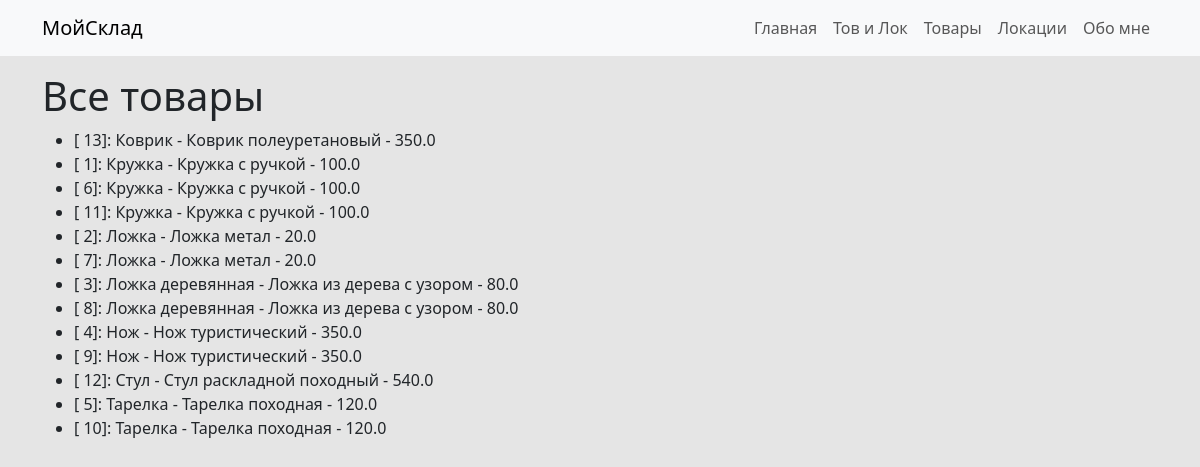
The page /products on the database as committed earlier.
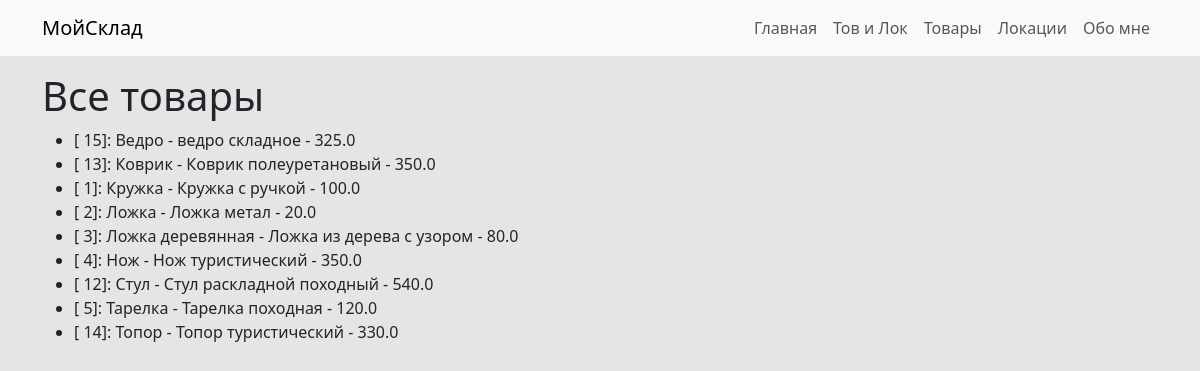
The same page on the database as committed later.
### model.py (models this page shows)
class Base(DeclarativeBase):
    pass

class Products(Base):
    __tablename__ = 'products'
    id: Mapped[int] = mapped_column(primary_key=True, nullable=False, unique=True, autoincrement=True)
    name: Mapped[str]
    description: Mapped[str]
    price: Mapped[float]

### main.py (the view)
@app.route('/products')
def getrpoducts():
    products = db.session.execute(db.select(Products).order_by(Products.name)).scalars()
    return render_template('products.html', products=products)

### templates/products.html (shortened to what this page needs)
{% extends 'base.html' %}
{% block content %}
<h1>Все товары</h1>
<ul>
{% for product in products %}
    <li>[ {{product.id }}]: {{ product.name }} - {{ product.description }} - {{ product.price }}</li>
{% endfor %}
</ul>
{% endblock %}

### templates/base.html (shortened to what this page needs)
<!DOCTYPE html>
<html lang="ru">
<head>
    <link href="https://cdn.jsdelivr.net/npm/bootstrap@5.3.3/dist/css/bootstrap.min.css" rel="stylesheet">
    <link rel="stylesheet" href="https://cdnjs.cloudflare.com/ajax/libs/font-awesome/4.7.0/css/font-awesome.min.css">
    <link rel="stylesheet" href="{{ url_for('static', filename='custom.css') }}">
</head>
<body>
<nav class="navbar navbar-expand-lg navbar-light bg-light">
    <div class="container">
        <a class="navbar-brand" href="#">МойСклад</a>
        <div class="collapse navbar-collapse justify-content-end"
             id="navbarNav">
            <ul class="navbar-nav">
                <li class="nav-item">
                    <a class="nav-link" href="/all">Главная</a>
                </li>
                <li class="nav-item">
                    <a class="nav-link" href="/addtostore">Тов и Лок</a>
                </li>
                <li class="nav-item">
                    <a class="nav-link" href="/addprod">Товары</a>
                </li>
                <li class="nav-item">
                    <a class="nav-link" href="/addloc">Локации</a>
                </li>
                <li class="nav-item">
                    <a class="nav-link" href="#">Обо мне</a>
                </li>
            </ul>
        </div>
    </div>
</nav>
<div class="container my-3">
    {% block content %}
    {% endblock %}
</div>
</body>
</html>

### static/custom.css (style rules this page uses)
body { background-color: #e5e5e5; }

Rows that differ between the two databases and show on the page:
removed Products: id "6", name "Кружка", description "Кружка с ручкой", price "100.0"
removed Products: id "11", name "Кружка", description "Кружка с ручкой", price "100.0"
removed Products: id "7", name "Ложка", description "Ложка метал", price "20.0"
removed Products: id "8", name "Ложка деревянная", description "Ложка из дерева с узором", price "80.0"
removed Products: id "9", name "Нож", description "Нож туристический", price "350.0"
removed Products: id "10", name "Тарелка", description "Тарелка походная", price "120.0"
added Products: id "15", name "Ведро", description "ведро складное", price "325.0"
added Products: id "14", name "Топор", description "Топор туристический", price "330.0"
